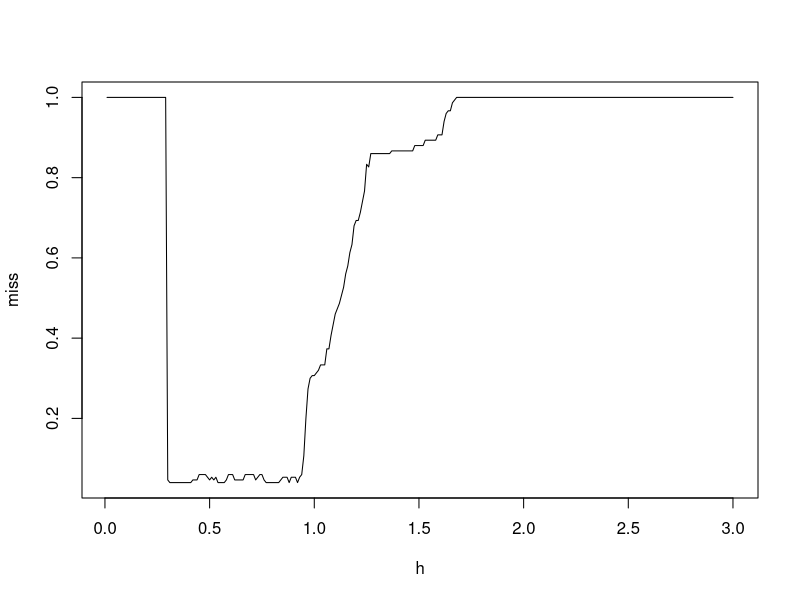
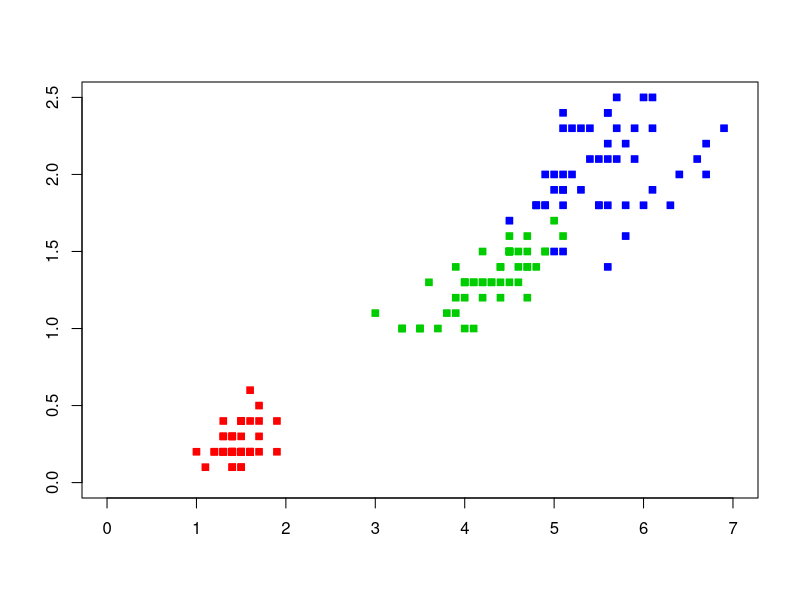

The R script that drew these images, in order: (Note: this script raises an error after producing the figures.)
euclid <- function(x, y){
  sqrt(sum((x - y)^2))
}

distanses <- function(x, y, param = NA, metric = euclid) {
  l <- dim(y)[1]
  
  if(is.na(param)) {
    param <- c(3:4)
  }
  
  dist <- matrix(NA, l, 2)
  
  for(i in 1:l) {
    a <- c(i, metric(x[param], y[i, param]))
    dist[i, ] <- a
  }
  
  ordY <- y[order(dist[, 2]), ]
  return (ordY)
}

kernel_square <- function(p, h) {
  ans <- 0
  
  if(p/h <= 1) {
    ans <- 0.5
  }
  
  return(ans)
}

kernel_triangle  <- function(p, h) {
  ans <- max(0, 1 - p/h)
  
  
  return(ans)
}

kernel_gaus <- function(p, h) {
  ans <- (1 / (sqrt(2 * pi))) * (exp(-((p/h) * (p/h)) / 2)) 
  
  
  return(ans)
}

check_window <- function(x, y, h, param = NA, kernel = kernel_square) {
  cnt <- integer(3)
  names(cnt) <- names(table(y$Species))
  
  i = 1;
  l = dim(y)[1]
  
  
  if(is.na(param)) {
    param <- c(3:4)
  }
  
  while (i <= l) {
    tmp <- euclid(x[param], y[i, param])
    
    cnt[y$Species[i]] <- cnt[y$Species[i]] + kernel(tmp, h)
    
    i <- i + 1
  }
  
  if(sum(cnt) == 0) {
    return("na")
  }
  
  return(names(which.max(cnt)))
}

parsewindow <- function(x, y, h, metrica = distanses,
                        param = NA, rall = FALSE, kernel = kernel_square) {
  ordY <- distanses(x, y)
  
  if(rall) {
    return(ordY)
  }
  
  if(is.na(param)) {
    param <- c(3:4)
  }
  
  return(check_window(x, ordY, h, param = param, kernel = kernel))
}

for_plot <- function(x, d){1 - x/d}

LOO <- function(y, classifier = parsewindow, bounds = 1:150, param = NA, kernel = kernel_square) {
  
  if(is.na(param)) {
    param <- c(3:4)
  }
  
  results <- integer(300)
  l = dim(y)[1]
  
  for (z in 1:l) {
    d = y[z, ]
    cat(z)
    tmp <- classifier(d, iris, l, rall = TRUE, kernel = kernel)
    
    cnt <- integer(3)
    names(cnt) <- names(table(y$Species))
    h = 30
    ptr = 2
    
    while(h <= 300 && ptr <= l) {
      
      if(euclid(d[3:4], tmp[ptr, 3:4]) > h / 100) {
        tmp_class <- names(which.max(cnt))
        results[h] <- results[h] + 1 * (tmp_class == d$Species)
        h <- h + 1
      }
      
      cnt[tmp$Species[ptr]] <- cnt[tmp$Species[ptr]] + 1
      ptr <- ptr + 1
    }
    
  }
  
  print(results)
  i <- seq(from = 0.01, to = 3, by = 0.01)
  plot(i, for_plot(results[i * 100] , 150), type = 'l', xlab = "h", ylab = "miss")
  
  return(which.max(results) / 100)
}


best_h <- LOO(iris)

make_map <- function(colors = NA, classifier = parsewindow, h = 2, kernel = kernel_square) {
  #
  
  if(is.na(colors)) {
    colors <- c("setosa" = "red", "versicolor" = "green3", 
                "virginica" = "blue", "na" = "yellow") 
    }
  plot(1, type="n", xlab="", ylab="", xlim=c(0, 7), ylim=c(0, 2.5))
  points(iris[, 3:4], pch = 22, bg = colors[iris$Species], col 
         = colors[iris$Species], asp = 1)
  
  i = 0
  j = 0
  while (i <= 7) {
    while(j < 2.6) {
      p <- iris[1, ]
      p[3] = i
      p[4] = j
      p$Species <- classifier(p, iris, h, kernel = kernel)
      points(p[3], p[4], pch = 22, col = colors[p$Species], asp = 1)
      j <- j + 1/10
    }
    i <- i + 1/10
    j <- 0
  }
}




make_map(h = 0.1, kernel = kernel_triangle)
make_map(h = 0.3,  kernel = kernel_triangle)
make_map(h = 2, kernel = kernel_triangle)

x <- iris[sample(1:150, 10), ]
x
x$Species <- NA

l = 10

ans <- vector()
for(i in 1:dim(x)[1]) {
  ans <- c(ans, parsewindow(x[i,], iris, 1))
}
ans
str(ans)

x$Species <- ans
x
